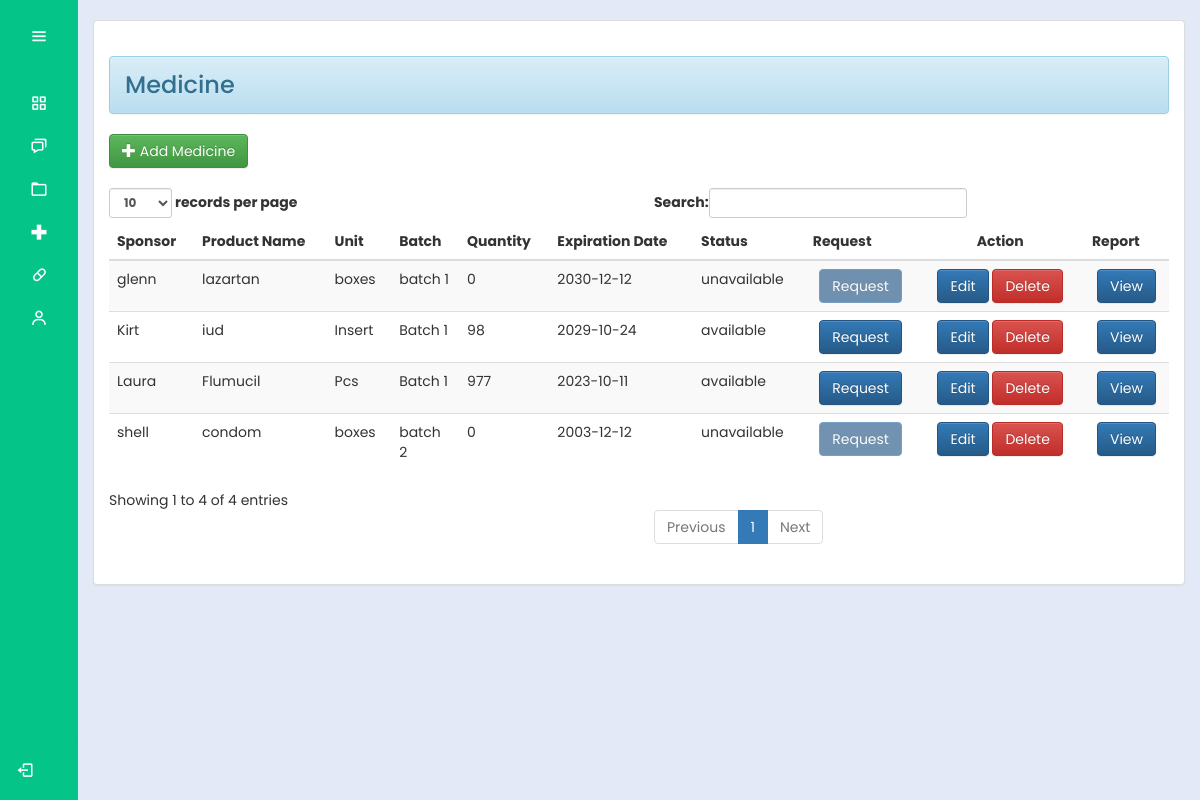
/bhw/medicinee.php (signed in), run on an earlier commit of the app's database.
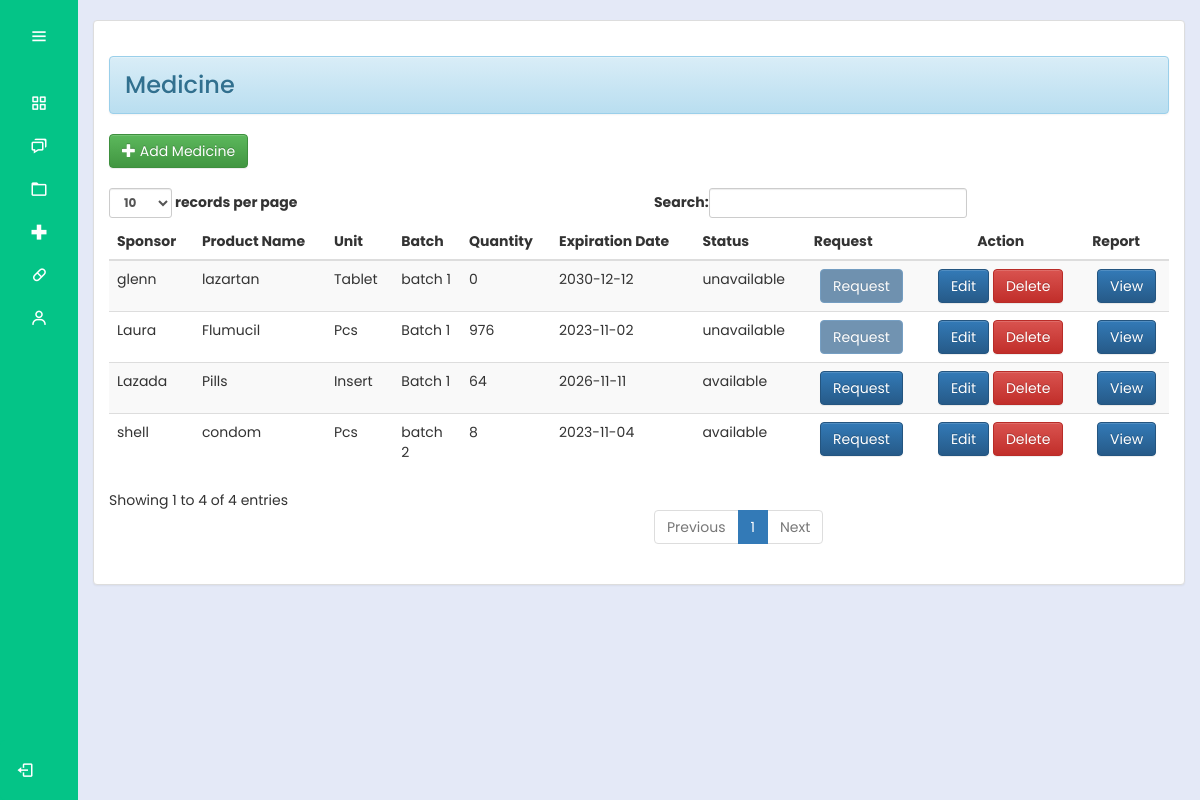
And on a later commit of the database.
### tables this page shows
CREATE TABLE `medicines` (
  `productId` int(30) NOT NULL,
  `productName` varchar(100) NOT NULL,
  `sponsor` varchar(100) NOT NULL,
  `unit` varchar(100) NOT NULL,
  `batch` varchar(100) NOT NULL,
  `quantity1` int(10) NOT NULL,
  `total` int(10) NOT NULL,
  `expDate` date NOT NULL,
  `status` varchar(100) NOT NULL
);

### bhw/medicinee.php (the view, shortened to what this page needs)
<?php
@include "../connection/connect.php";
if(isset($_SESSION['user_data'])){
?>
<!DOCTYPE html>
<html lang="en">
<head>
  <link rel="stylesheet" href="../cssmainmenu/style.css">
  <link rel = "stylesheet" type = "text/css" href = "../css/style.css" />
  <link rel = "stylesheet" type = "text/css" href = "../css/bootstrap.css " />
  <link href='https://unpkg.com/boxicons@2.1.4/css/boxicons.min.css' rel='stylesheet'>
    <link rel="stylesheet" href="https://maxcdn.bootstrapcdn.com/bootstrap/3.3.5/css/bootstrap.min.css">
<link rel="stylesheet" href="https://maxcdn.bootstrapcdn.com/bootstrap/3.3.5/css/bootstrap-theme.min.css">
</head>
<body>
<?php try {
    include_once('side_menu.php');
} catch (Exception $e) {
    echo "Error: " . $e->getMessage();
}
 ?>
  <section class="home-section">
  <br>
    <div class="container-fluid">
      <div class="panel panel-default">
        <div class="panel-body">
        <h3><div class = "alert alert-info">Medicine</div></h3>
          <a class="btn btn-success" href="add_med.php?"><i class="glyphicon glyphicon-plus"></i> Add Medicine</a>
          <br />
          <br />
              <table id="table" class="table table-striped">
                <thead>
                    <tr>
                        <th>Sponsor</th>
                        <th>Product Name</th>
                        <th>Unit</th>
                        <th>Batch</th>
                        <th>Quantity</th>
                        <th>Expiration Date</th>
                        <th>Status</th>
                        <th>Request</th>
                        <th><center>Action</center></th>
                        <th>Report</th>
                    </tr>
                </thead>
              <tbody>
                    <?php
                      $query = $mysqli->query("SELECT * FROM medicines") or die(mysqli_error());
                      while ($fetch = $query->fetch_array()) {
                          $status = ($fetch['total'] == 0) ? 'unavailable' : $fetch['status'];
                      ?>
                        <tr>
                          <td><?php echo $fetch['sponsor'] ?></td>
                          <td><?php echo $fetch['productName'] ?></td>
                          <td><?php echo $fetch['unit'] ?></td>
                          <td><?php echo $fetch['batch'] ?></td>
                          <td><?php echo $fetch['total'] ?></td>
                          <td><?php echo $fetch['expDate'] ?></td>
                          <td><?php echo $status ?></td>
                        <td>
                              <center>
                              <?php if ($status == 'unavailable' || $fetch['total'] == 0): ?>
                                  <button class="btn btn-primary" disabled>Request</button>
                              <?php elseif ($fetch['unit'] == 'Insert'): ?>
                                  <a class="btn btn-primary profile-button" href="contraceptives_form.php?productName=<?php echo urlencode($fetch['productName']); ?>">Request</a>
                              <?php else: ?>
                                  <a class="btn btn-primary profile-button" href="request.php?productName=<?php echo urlencode($fetch['productName']); ?>">Request</a>
                              <?php endif; ?>
                          </center>
                      </td>
                      <td>
                          <center>
                              <a class="btn btn-primary profile-button" href="edit_med.php?productId=<?php echo $fetch['productId'] ?>"></i> Edit</a>
                              <a class="btn btn-danger" onclick="confirmationDelete(this); return false;" href="../admin_query/delete_med.php?productId=<?php echo $fetch['productId'] ?>">Delete</a>
                          </center>
                      </td>
                      <td>
                          <center>
                              <a class="btn btn-primary profile-button" href="report.php?productId=<?php echo $fetch['productId'] ?>"></i> View</a>
                          </center>
                      </td>
                    </tr>
                  <?php
                  }
                  ?>
                </tbody>
              </table>
        </div>
      </div>
    </div>
  </section>
</body>
</html>
<?php
}
else{
	header("Location:.././index.php?error=UnAuthorized Access");
}

### bhw/side_menu.php (shortened to what this page needs)
<div class="sidebar">
  <div class="logo_details">
    <i class="bx bx-menu" id="btn"></i>
  </div>
  <ul class="nav-list">
    <li>
      <a href="homemedd.php">
        <i class="bx bx-grid-alt"></i>
      </a>
    </li>
    <li>
      <a href="announcement.php">
        <i class="bx bx-chat"></i>
      </a>
    </li>
    <li>
      <a href="userRecMed.php">
        <i class="bx bx-folder"></i>
      </a>
    </li>
    <li>
      <a href="medicinee.php">
        <i class="bx bx-plus-medical"></i>
      </a>
    </li>
    <li>
      <a href="contraceptives.php">
          <i class="bx bx-capsule"></i>
      </a>
      </li>
    <li>
    <li>
    <a href="settings.php?id=<?php echo $_SESSION['user_data']['id']; ?>">
        <i class="bx bx-user"></i>
      </a>
    </li>
    <li class="profile">
    <div class="profile_details">
       <div class="profile_content">
       <div class="name"><?php echo $_SESSION['user_data']['fname']; ?></div>
      </div>
    </div>
    <a href="../logout.php" id="log_out">
      <i class="bx bx-log-out"></i>
    </a>
    </li>
      </ul>
    </div>

### cssmainmenu/style.css (style rules this page uses)
:root { --color-default: #04c487; --color-second:#04c487; --color-white:#fff; --color-body:#e4e9f7; --color-light:#e0e0e0; }
* { padding: 0%; margin: 0%; box-sizing: border-box; font-family: 'Poppins', sans-serif; }
body { min-height: 100vh; }
.sidebar { min-height: 100vh; width: 78px; padding: 6px 14px; z-index: 99; background-color: var(--color-default); transition: all .5s ease; position: fixed; top:0; left: 0; }
.sidebar .logo_details { height: 60px; display: flex; align-items: center; position: relative; }
.sidebar .logo_details #btn { position: absolute; top:50%; right: 0; transform: translateY(-50%); font-size: 20px; text-align: center; cursor: pointer; transition: all .5s ease; }
.sidebar i { color:var(--color-white); height: 60px; line-height: 60px; min-width: 50px; font-size: 25px; text-align: center; }
.sidebar .nav-list { margin-top: 20px; height: 100%; }
.sidebar li { position: relative; margin:8px 0; list-style: none; }
.sidebar li a { display: flex; height: 100%; width: 100%; align-items: center; text-decoration: none; background-color: var(--color-default); position: relative; transition: all .5s ease; z-index: 12; }
.sidebar li a::after { content: ""; position: absolute; width: 100%; height: 100%; transform: scaleX(0); background-color: var(--color-white); border-radius: 5px; transition: transform 0.3s ease-in-out; transform-origin: left; z-index: -2; }
.sidebar li i { height: 35px; line-height: 35px; font-size: 18px; border-radius: 5px; }
.sidebar li.profile { position: fixed; height: 60px; width: 78px; left: 0; bottom:-8px; padding:10px 14px; overflow: hidden; transition: all .5s ease; }
.sidebar .profile .profile_details { display: flex; align-items: center; flex-wrap: nowrap; }
.sidebar li.profile .name, .sidebar li.profile .designation { font-size: 15px; font-weight: 400; color:var(--color-white); white-space: nowrap; }
.sidebar .profile #log_out { position: absolute; top:50%; right: 0; transform: translateY(-50%); background-color: var(--color-second); width: 100%; height: 60px; line-height: 60px; border-radius: 5px; cursor: pointer; transition: all 0.5s ease; }
.home-section { position: relative; background-color: var(--color-body); min-height: 100vh; top:0; left:78px; width: calc(100% - 78px); transition: all .5s ease; z-index: 2; }

### css/style.css (style rules this page uses)
.profile-button { background: #04c487; border: none; color: #fff; }
body { font-family: Arial, sans-serif; }

What changed in the data, as far as the page shows it:
removed medicines: sponsor "Kirt", productName "iud", unit "Insert", batch "Batch 1", total "98", expDate "2029-10-24", status "available"
changed medicines "shell": unit "boxes" → "Pcs"; total "0" → "8"; expDate "2003-12-12" → "2023-11-04"; status "unavailable" → "available"
changed medicines "glenn": unit "boxes" → "Tablet"
changed medicines "Laura": total "977" → "976"; expDate "2023-10-11" → "2023-11-02"; status "available" → "unavailable"
added medicines: sponsor "Lazada", productName "Pills", unit "Insert", batch "Batch 1", total "64", expDate "2026-11-11", status "available"
